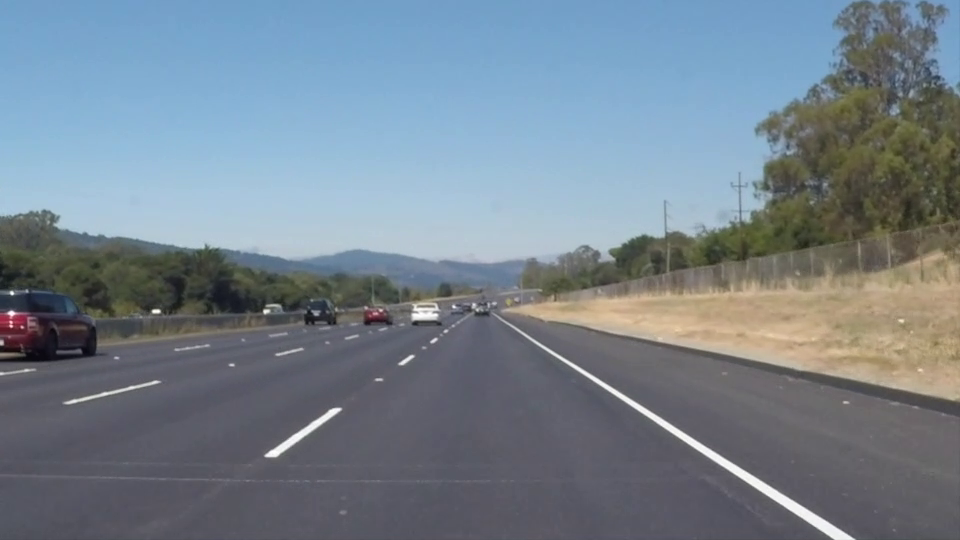
#> input picture frame 22 of OpenCV 06일차/실습/mov/solidWhiteRight.mp4, 960 x 540 px, given in place of challenge.mp4, which was not available
$ python opencv_69.py   (older library calls are emulated)
#> lines starting #> are read from the running program, lines starting #| are printed output that depends on the picture; pictures that were not available may be replaced by others from this repository, and a replacement may not be noted
# Opencv 차선인식
import cv2
import pickle
import numpy as np

nwindows = 9
margin = 150
minpix = 1

trap_bottom_width = 0.8
trap_top_width = 0.1
trap_height = 0.4

left_a, left_b, left_c = [], [], []
right_a, right_b, right_c = [], [], []

capture = cv2.VideoCapture('mov/challenge.mp4',)

play_mode = 1 # 0: play once 1:play continuously

if capture.isOpened() == False:
  print("카메라를 열 수 없습니다.")
  exit(1)

video_length = int(capture.get(cv2.CAP_PROP_FRAME_COUNT))
height = int(capture.get(cv2.CAP_PROP_FRAME_HEIGHT))
width = int(capture.get(cv2.CAP_PROP_FRAME_WIDTH))
codec = cv2.VideoWriter_fourcc('m','p','4','v') # .mp4
#codec = cv2.VideoWriter_fourcc('M','J','P','G') # .avi

fps = 30.0
# 동영상 파일을 저장하려면 VideoWrite객체를 생성
# VideoWriter객체를 초기화 하기 위해 저장할 동영상 파일 이름,
# 코덱, 프레임레이트, 이미지 크기를 지정해야함
writer = cv2.VideoWriter('output/mov/output.mp4', codec, fps, (width,height))
writer1 = cv2.VideoWriter('output/mov/process.mp4', codec, fps, (5120, 2880), isColor=True)

#VideoWriter객체를 성공적으로 초기화 했는지 체크
if writer.isOpened() == False:
   print('동영상 저장파일객체 생성하는데 실패하였습니다.')
   exit(1)

if writer1.isOpened() == False:
   print('동영상 저장파일객체 생성하는데 실패하였습니다.')
   exit(1)

#Esc키를 눌러 동영상을 중단하면 종료직전까지 동영상이 저장됨
video_counter = 0

if capture.isOpened() == False:
    print("동영상을 열수없습니다.")
    exit(1)

def undistort(img, cal_dir='output/output3/wide_dist_pickle.p'):
    # cv2.imwrite('camera_cal/test_cal.jpg', dst)
    with open(cal_dir, mode='rb') as f:
        file = pickle.load(f)
    mtx = file['mtx']
    dist = file['dist']
    dst = cv2.undistort(img, mtx, dist, None, mtx)

    return dst

if capture.isOpened() == False:
    print("동영상을 열수없습니다.")
    exit(1)

while True:
    ret, img_frame = capture.read()
#> img_frame is the input picture: shape (540, 960, 3); mean B, G, R 141.9, 130.7, 117.7

    if img_frame is None:
        break

    img_frames = img_frame.copy()
    img_frames1 = img_frame.copy()

    # 왜곡 보정
    img_undist = undistort(img_frames)
#> (reads OpenCV 09일차/실습/output/output3/wide_dist_pickle.p from the repository)

    img_gray = cv2.cvtColor(img_undist, cv2.COLOR_BGR2GRAY)
    img_grays = cv2.cvtColor(img_gray, cv2.COLOR_GRAY2BGR)

    # BGR -> HSL 변환
    img_hls = cv2.cvtColor(img_undist, cv2.COLOR_BGR2HLS)
#> img_hls: shape (540, 960, 3); mean of channels 0, 1, 2 94.4, 130.5, 54.9

    img_hls_h, img_hls_l, img_hls_s = cv2.split(img_hls)
    img_hls_hs = cv2.merge((img_hls_h, img_hls_h, img_hls_h))
#> img_hls_hs: shape (540, 960, 3); mean of channels 0, 1, 2 94.4, 94.4, 94.4
    img_hls_ls = cv2.merge((img_hls_l, img_hls_l, img_hls_l))
#> img_hls_ls: shape (540, 960, 3); mean of channels 0, 1, 2 130.5, 130.5, 130.5
    img_hls_ss = cv2.merge((img_hls_s, img_hls_s, img_hls_s))
#> img_hls_ss: shape (540, 960, 3); mean of channels 0, 1, 2 54.9, 54.9, 54.9

    #  소벨 필터 적용
    img_sobel_x = cv2.Sobel(img_hls_l, cv2.CV_64F, 1, 1)
    img_sobel_xs = cv2.merge((img_sobel_x, img_sobel_x, img_sobel_x))
#> img_sobel_xs: shape (540, 960, 3) float64; mean of channels 0, 1, 2 0, 0, 0

    img_sobel_x_abs = abs(img_sobel_x)
    img_sobel_x_abss = cv2.merge((img_sobel_x_abs, img_sobel_x_abs, img_sobel_x_abs))
#> img_sobel_x_abss: shape (540, 960, 3) float64; mean of channels 0, 1, 2 2.1, 2.1, 2.1

    img_sobel_scaled = np.uint8(img_sobel_x_abs * 255 / np.max(img_sobel_x_abs))
    img_sobel_scaleds = cv2.merge((img_sobel_scaled, img_sobel_scaled, img_sobel_scaled))
#> img_sobel_scaleds: shape (540, 960, 3); mean of channels 0, 1, 2 4.4, 4.4, 4.4

    sx_threshold = (15, 255)
    sx_binary = np.zeros_like(img_sobel_scaled)
    sx_binary[(img_sobel_scaled >= sx_threshold[0]) & (img_sobel_scaled <= sx_threshold[1])] = 255
    sx_binarys = cv2.merge((sx_binary, sx_binary, sx_binary))

    s_threshold = (100, 255)
    s_binary = np.zeros_like(img_hls_s)
    s_binary[(img_hls_s >= s_threshold[0]) & (img_hls_s <= s_threshold[1])] = 255
    s_binarys = cv2.merge((s_binary, s_binary, s_binary))

    img_binary_added = cv2.addWeighted(sx_binary, 1.0, s_binary, 1.0, 0)
    img_binary_addeds = cv2.merge((img_binary_added, img_binary_added, img_binary_added))

    height, width = img_binary_added.shape[:2]

    dst_size = (width, height)
    src = np.float32([(0.43, 0.65), (0.58, 0.65), (0.1, 1), (1, 1)])
    src = src * np.float32((width, height))

    dst = np.float32([(0, 0), (1, 0), (0, 1), (1, 1)])
    dst = dst * np.float32(dst_size)

    M = cv2.getPerspectiveTransform(src, dst)
    img_warp = cv2.warpPerspective(img_binary_added, M, dst_size)
    img_warps = cv2.merge((img_warp, img_warp, img_warp))

    img_warp1 = cv2.warpPerspective(img_frames1, M, dst_size)

    left_fit_ = np.empty(3)
    right_fit_ = np.empty(3)

    # axis=0->x축 즉 x축의 모든 값을 sum(더한다)는 의미
    histogram = np.sum(img_warp[height // 2:, :], axis=0)

    # axis=0->x축 즉 x축의 모든 값을 sum(더한다)는 의미
    midpoint = len(histogram) // 2

    leftx_base = np.argmax(histogram[:midpoint])
    rightx_base = np.argmax(histogram[midpoint:]) + midpoint

    window_height = int(height / nwindows)

    # 영상에서 0이 앙닌 모든 점의 x,y점을 정의
    nonzero = img_warp.nonzero()
    nonzero_y = np.array(nonzero[0])
    nonzero_x = np.array(nonzero[1])

    # 왼쪽, 오른쪽 차선의 nonzero index를 받기위해 리스트 생성
    left_lane_inds = []
    right_lane_inds = []

    leftx_current = leftx_base
    rightx_current = rightx_base

    for window in range(nwindows):
        win_y_low = height - (window + 1) * window_height
        win_y_high = height - window * window_height

        win_xleft_low = leftx_current - margin
        win_xleft_high = leftx_current + margin

        win_xright_low = rightx_current - margin
        win_xright_high = rightx_current + margin

        cv2.rectangle(img_warp1, (win_xleft_low, win_y_low), (win_xleft_high, win_y_high), (100, 255, 255), 3)
        cv2.rectangle(img_warp1, (win_xright_low, win_y_low), (win_xright_high, win_y_high), (100, 255, 255), 3)

        # 아래 조건을 만족하는 점들의 인덱스 값을 리턴함
        good_left_inds = ((nonzero_y >= win_y_low) &
                          (nonzero_y < win_y_high) &
                          (nonzero_x >= win_xleft_low) &
                          (nonzero_x < win_xleft_high)).nonzero()[0]

        good_right_inds = ((nonzero_y >= win_y_low) &
                           (nonzero_y < win_y_high) &
                           (nonzero_x >= win_xright_low) &
                           (nonzero_x < win_xright_high)).nonzero()[0]

        # 리스트에 조건을 만족하는 인덱스 값을 append
        left_lane_inds.append(good_left_inds)
        right_lane_inds.append(good_right_inds)

        # if you found > minpix 픽셀의 개수가 minpix보다 크면 사각형의 센터값 업데이트
        if len(good_left_inds) > minpix:
            leftx_current = int(np.mean(nonzero_x[good_left_inds]))

        if len(good_right_inds) > minpix:
            rightx_current = int(np.mean(nonzero_x[good_right_inds]))
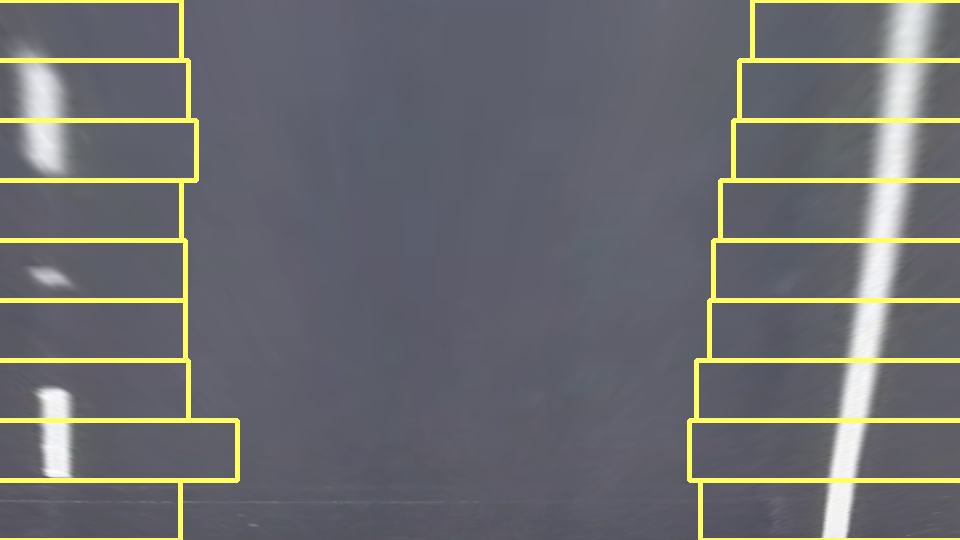
#> img_warp1: shape (540, 960, 3); mean B, G, R 111.3, 108.5, 107.7
#> after the loop, left_lane_inds = 9 items; right_lane_inds = 9 items

    # Concatenate the arrays of indices
    left_lane_inds = np.concatenate(left_lane_inds)
#> left_lane_inds = 18165 values, max 60352 at index 552, min 98 at index 16643, mean 31288.6
    right_lane_inds = np.concatenate(right_lane_inds)

    # Extract left and right line pixel positions
    leftx = nonzero_x[left_lane_inds]
#> leftx = 18165 values, max 179 at index 158, min 0 at index 176, mean 35.96
    lefty = nonzero_y[left_lane_inds]
#> lefty = 18165 values, max 510 at index 548, min 1 at index 16643, mean 234.5

    rightx = nonzero_x[right_lane_inds]
    righty = nonzero_y[right_lane_inds]

    # 곡선이므로 2차방정식 기준에 의해 계수들 구함
    left_fit = np.polyfit(lefty, leftx, 2)
#> left_fit = [-2.04e-05, 0.0509, 25.6]
    right_fit = np.polyfit(righty, rightx, 2)
#> right_fit = [-1.61e-05, -0.134, 911]

    left_a.append(left_fit[0])
    left_b.append(left_fit[1])
    left_c.append(left_fit[2])

    right_a.append(right_fit[0])
    right_b.append(right_fit[1])
    right_c.append(right_fit[2])

    # 10개 데이터에 대해 평균값을 이용함으로써 중간의 튀는 값을 막음
    left_fit_[0] = np.mean(left_a[-10:])
    left_fit_[1] = np.mean(left_b[-10:])
    left_fit_[2] = np.mean(left_c[-10:])

    right_fit_[0] = np.mean(right_a[-10:])
    right_fit_[1] = np.mean(right_b[-10:])
    right_fit_[2] = np.mean(right_c[-10:])

    # x와 y값을 그리기 위해 생성
    # 0부터 height-1(99)까지 height(100)개 만큼 1차원 배열 만들기
    ploty = np.linspace(0, height - 1, height)

    left_fitx = left_fit_[0] * ploty ** 2 + left_fit_[1] * ploty + left_fit_[2]
    right_fitx = right_fit_[0] * ploty ** 2 + right_fit_[1] * ploty + right_fit_[2]

    # 선에 색칠하기
    img_warp1[nonzero_y[left_lane_inds], nonzero_x[left_lane_inds]] = [255, 0, 100]
    img_warp1[nonzero_y[right_lane_inds], nonzero_x[right_lane_inds]] = [0, 100, 255]

    color_img = np.zeros_like(img_warp1)
    left = np.array([np.transpose(np.vstack([left_fitx, ploty]))])
    right = np.array([np.flipud(np.transpose(np.vstack([right_fitx, ploty])))])
    points = np.hstack((left, right))

    # 차선 그리기
    cv2.polylines(color_img, np.int_(points), False, (0, 255, 255), 10)

    # 차선 안쪽 채우기
    cv2.fillPoly(color_img, np.int_(points), (0, 255, 0))

    # 원본영상과 차선검출 영상 합치기 : 가중치 조절(1:100%, 0.4:40%)
    img_warp2 = cv2.addWeighted(img_warp1, 1, color_img, 0.4, 0)
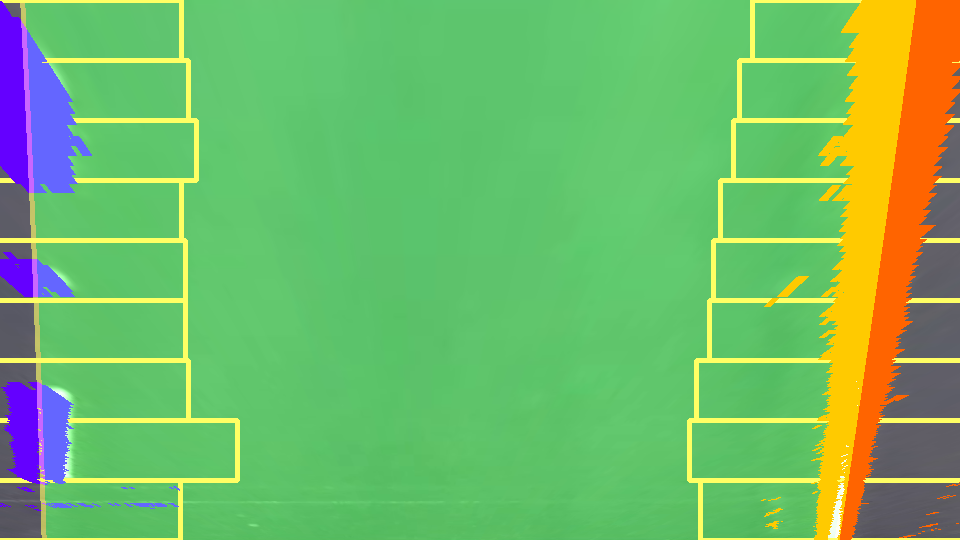
#> img_warp2: shape (540, 960, 3); mean B, G, R 102.7, 184.8, 114.5

    # inverse버전
    M1 = cv2.getPerspectiveTransform(dst, src)  # src: 4개의 원본 좌표점  dst: 4개의 결과 좌표점 '
#> M1 = [[0.15, -0.735, 412.8], [0, -0.483, 351], [0, -0.00154, 1]]

    # src의 좌표점 4개를 dst의 좌표점으로 인식한다. 저 경우에는 각 점을 줄이겠다는 의미(그만큼 축소)
    img_warp3 = cv2.warpPerspective(img_warp2, M1, dst_size)

    img_f = cv2.addWeighted(img_frames1, 1, img_warp3, 0.4, 0)

    cont = cv2.hconcat([img_frame, img_undist, img_grays, img_hls])
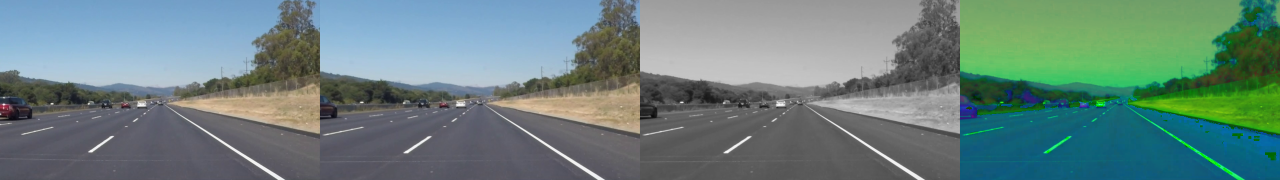
#> cont: shape (540, 3840, 3) (shown at 1/3 size); mean B, G, R 126.8, 130.3, 105
    cont1 = cv2.hconcat([img_hls_hs, img_hls_ls, img_hls_ss, img_sobel_scaleds])
#> cont1: shape (540, 3840, 3); mean of channels 0, 1, 2 71.1, 71.1, 71.1
    cont2 = cv2.hconcat([img_sobel_xs, img_sobel_x_abss])
#> cont2: shape (540, 1920, 3) float64; mean of channels 0, 1, 2 1, 1, 1
    cont3 = cv2.hconcat([sx_binarys, s_binarys, img_binary_addeds, img_warps])
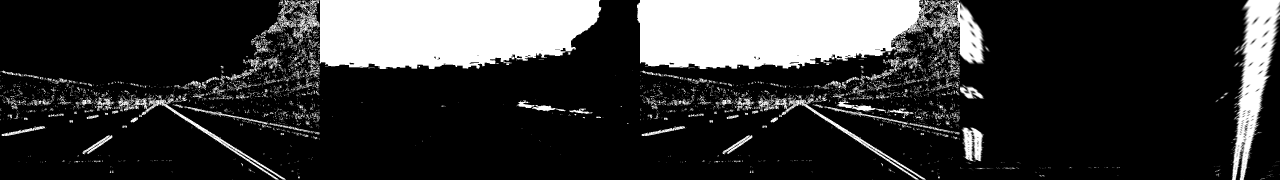
#> cont3: shape (540, 3840, 3) (shown at 1/3 size); min 0, max 255, mean 52.5
    cont4 = cv2.hconcat([img_warp1, img_warp2, img_warp3, img_f])
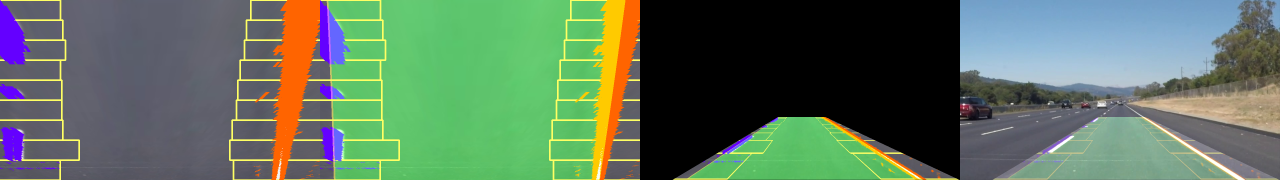
#> cont4: shape (540, 3840, 3) (shown at 1/3 size); mean B, G, R 93.2, 114.8, 93.3
    cont5 = cv2.vconcat([cont, cont1, cont3, cont4])

    writer.write(img_f)
    writer1.write(cont5)

    imgs = cv2.pyrDown(cont5)
    imgs = cv2.pyrDown(imgs)
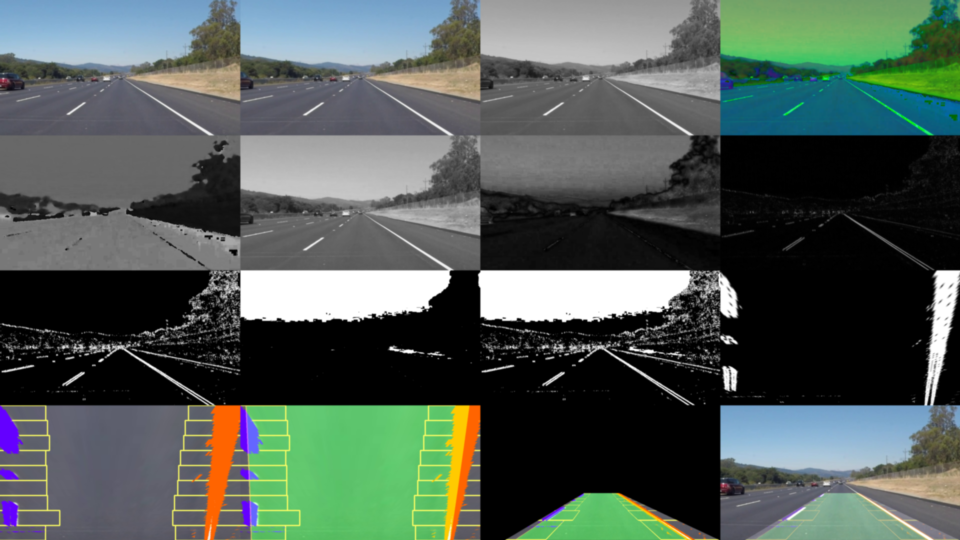
#> imgs: shape (540, 960, 3); mean B, G, R 86, 92.2, 80.5
    cv2.imshow('imgs', imgs)
    cv2.imshow('img_f', img_f)

    imgs1 = cv2.pyrDown(cont2)
#> imgs1: shape (270, 960, 3) float64; mean of channels 0, 1, 2 1, 1, 1
    imgs1 = cv2.pyrDown(imgs1)
#> imgs1: shape (135, 480, 3) float64; mean of channels 0, 1, 2 1, 1, 1
    cv2.imshow('imgss1', imgs1)
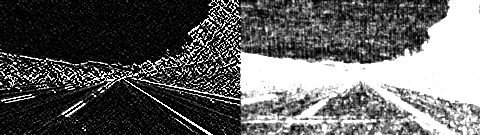
#> window 'imgss1': shape (135, 480, 3); min 0, max 255, mean 97.6

    key = cv2.waitKey(1)
#> (key Esc is pressed here)
    if key == 27:  # ESC 키
        break

    if video_counter == video_length:
        video_counter = 0
    else:
        video_counter += 1

    # 동영상이 끝나면 재생되는 프레임의 위치를 0으로 다시 지정
    if capture.get(cv2.CAP_PROP_POS_FRAMES) == capture.get(cv2.CAP_PROP_FRAME_COUNT):
        capture.set(cv2.CAP_PROP_POS_FRAMES, 0)

capture.release()
writer.release()
writer1.release()
cv2.destroyAllWindows()
